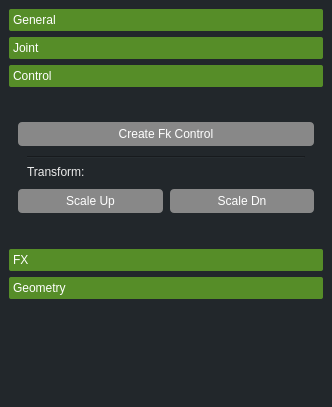
<?xml version="1.0" encoding="UTF-8"?>
<ui version="4.0">
 <class>ToolKit</class>
 <widget class="QDialog" name="ToolKit">
  <property name="geometry">
   <rect>
    <x>0</x>
    <y>0</y>
    <width>332</width>
    <height>407</height>
   </rect>
  </property>
  <property name="sizePolicy">
   <sizepolicy hsizetype="Preferred" vsizetype="Preferred">
    <horstretch>0</horstretch>
    <verstretch>0</verstretch>
   </sizepolicy>
  </property>
  <property name="windowTitle">
   <string>ToolKit</string>
  </property>
  <property name="styleSheet">
   <string notr="true">
QWidget{
    color: rgb(201, 202, 204);
	background-color: rgb(34, 39, 43);
	selection-background-color: rgb(1, 79, 131);
	color: rgb(235, 235, 235);
}

QListWidget::item:selected
{
   color: rgb(235, 235, 235);
   background-color: rgb(61, 120, 200);
}

QPushButton { 
	border:0px;
}

QPushButton:hover {background-color: rgb(55, 90, 126); }

QPushButton:pressed{ 
	 border: 0px solid green;
}

QToolTip { 
	background-color: rgb(52, 52, 52);
	color: rgb(241, 241, 241);
	border: black solid 1px;
}</string>
  </property>
  <layout class="QVBoxLayout" name="verticalLayout">
   <property name="leftMargin">
    <number>0</number>
   </property>
   <property name="topMargin">
    <number>0</number>
   </property>
   <property name="rightMargin">
    <number>0</number>
   </property>
   <property name="bottomMargin">
    <number>0</number>
   </property>
   <item>
    <widget class="QWidget" name="widget" native="true">
     <property name="sizePolicy">
      <sizepolicy hsizetype="Preferred" vsizetype="Preferred">
       <horstretch>0</horstretch>
       <verstretch>0</verstretch>
      </sizepolicy>
     </property>
     <layout class="QVBoxLayout" name="verticalLayout_2">
      <item alignment="Qt::AlignTop">
       <widget class="QToolBox" name="toolBox">
        <property name="sizePolicy">
         <sizepolicy hsizetype="Preferred" vsizetype="Preferred">
          <horstretch>0</horstretch>
          <verstretch>20</verstretch>
         </sizepolicy>
        </property>
        <property name="minimumSize">
         <size>
          <width>0</width>
          <height>290</height>
         </size>
        </property>
        <property name="styleSheet">
         <string notr="true">QToolBox::tab{
	background-color:rgb(86,141,40);
	border-radius: 2px;
	color:rgb(255,255,255);
	font:75 12pt &quot;MS Shell Dlg 2&quot;;
}

QToolBox::tab: selected{
	background-color:rgb(220,252,190);
	color:rgb(86,141,40);
	font: 75 12pt &quot;MS Shell Dlg 2&quot;;
}


</string>
        </property>
        <property name="currentIndex">
         <number>2</number>
        </property>
        <widget class="QWidget" name="pgGeneral">
         <property name="geometry">
          <rect>
           <x>0</x>
           <y>0</y>
           <width>314</width>
           <height>155</height>
          </rect>
         </property>
         <property name="sizePolicy">
          <sizepolicy hsizetype="Expanding" vsizetype="Fixed">
           <horstretch>0</horstretch>
           <verstretch>20</verstretch>
          </sizepolicy>
         </property>
         <property name="minimumSize">
          <size>
           <width>0</width>
           <height>150</height>
          </size>
         </property>
         <property name="sizeIncrement">
          <size>
           <width>0</width>
           <height>0</height>
          </size>
         </property>
         <property name="styleSheet">
          <string notr="true">/*-----QPushButton-----*/
QPushButton
{
	background-color: rgb(136, 136, 136);
	color:#fff;
	min-width: 80px;
	border-radius: 4px;
	padding: 5px;

}


QPushButton::flat
{
	background-color: #148,149,151;
	border: none;
	color: #000;

}


QPushButton::disabled
{
	background-color: #606060;
	color: #959595;
	border-color: #051a39;

}


QPushButton::hover
{
	background-color: #148,149,151;
	border: 1px solid #46a2da;

}


QPushButton::pressed
{
	background-color: #2385b4;
	border: 1px solid #46a2da;

}


QPushButton::checked
{
	background-color: #bd5355;
	border: 1px solid #bd5355;
}</string>
         </property>
         <attribute name="label">
          <string>General</string>
         </attribute>
         <layout class="QVBoxLayout" name="verticalLayout_3">
          <item alignment="Qt::AlignTop">
           <widget class="QWidget" name="widget_2" native="true">
            <property name="sizePolicy">
             <sizepolicy hsizetype="Expanding" vsizetype="Maximum">
              <horstretch>0</horstretch>
              <verstretch>0</verstretch>
             </sizepolicy>
            </property>
            <property name="minimumSize">
             <size>
              <width>228</width>
              <height>0</height>
             </size>
            </property>
            <layout class="QVBoxLayout" name="verticalLayout_4">
             <property name="spacing">
              <number>6</number>
             </property>
             <property name="leftMargin">
              <number>0</number>
             </property>
             <property name="topMargin">
              <number>0</number>
             </property>
             <property name="rightMargin">
              <number>0</number>
             </property>
             <property name="bottomMargin">
              <number>0</number>
             </property>
             <item>
              <widget class="QPushButton" name="btnSnap">
               <property name="sizePolicy">
                <sizepolicy hsizetype="Minimum" vsizetype="Fixed">
                 <horstretch>0</horstretch>
                 <verstretch>0</verstretch>
                </sizepolicy>
               </property>
               <property name="text">
                <string>Snap</string>
               </property>
              </widget>
             </item>
             <item>
              <widget class="QPushButton" name="btnOffsetGrp">
               <property name="text">
                <string>Offset Group</string>
               </property>
              </widget>
             </item>
            </layout>
           </widget>
          </item>
          <item alignment="Qt::AlignTop">
           <widget class="QFrame" name="frame">
            <property name="sizePolicy">
             <sizepolicy hsizetype="Expanding" vsizetype="Maximum">
              <horstretch>0</horstretch>
              <verstretch>0</verstretch>
             </sizepolicy>
            </property>
            <property name="frameShape">
             <enum>QFrame::StyledPanel</enum>
            </property>
            <property name="frameShadow">
             <enum>QFrame::Raised</enum>
            </property>
            <layout class="QHBoxLayout" name="horizontalLayout">
             <property name="leftMargin">
              <number>0</number>
             </property>
             <property name="topMargin">
              <number>0</number>
             </property>
             <property name="rightMargin">
              <number>0</number>
             </property>
             <property name="bottomMargin">
              <number>0</number>
             </property>
             <item>
              <widget class="QPushButton" name="btnLockHide">
               <property name="minimumSize">
                <size>
                 <width>90</width>
                 <height>0</height>
                </size>
               </property>
               <property name="text">
                <string>Lock/Hide All</string>
               </property>
              </widget>
             </item>
             <item>
              <widget class="QPushButton" name="btnUnlockAll">
               <property name="minimumSize">
                <size>
                 <width>90</width>
                 <height>0</height>
                </size>
               </property>
               <property name="text">
                <string>Unlock All</string>
               </property>
              </widget>
             </item>
            </layout>
           </widget>
          </item>
          <item>
           <widget class="Line" name="line_2">
            <property name="sizePolicy">
             <sizepolicy hsizetype="Preferred" vsizetype="Fixed">
              <horstretch>0</horstretch>
              <verstretch>0</verstretch>
             </sizepolicy>
            </property>
            <property name="orientation">
             <enum>Qt::Horizontal</enum>
            </property>
           </widget>
          </item>
          <item>
           <widget class="QLabel" name="label">
            <property name="sizePolicy">
             <sizepolicy hsizetype="Preferred" vsizetype="Fixed">
              <horstretch>0</horstretch>
              <verstretch>0</verstretch>
             </sizepolicy>
            </property>
            <property name="text">
             <string>Connect:</string>
            </property>
           </widget>
          </item>
          <item>
           <widget class="QWidget" name="widget_3" native="true">
            <property name="sizePolicy">
             <sizepolicy hsizetype="Expanding" vsizetype="Maximum">
              <horstretch>0</horstretch>
              <verstretch>0</verstretch>
             </sizepolicy>
            </property>
            <layout class="QHBoxLayout" name="horizontalLayout_2">
             <property name="leftMargin">
              <number>0</number>
             </property>
             <property name="topMargin">
              <number>0</number>
             </property>
             <property name="rightMargin">
              <number>0</number>
             </property>
             <property name="bottomMargin">
              <number>0</number>
             </property>
             <item>
              <widget class="QPushButton" name="btnTranslate">
               <property name="minimumSize">
                <size>
                 <width>90</width>
                 <height>0</height>
                </size>
               </property>
               <property name="text">
                <string>Translate</string>
               </property>
              </widget>
             </item>
             <item>
              <widget class="QPushButton" name="btnRotate">
               <property name="minimumSize">
                <size>
                 <width>90</width>
                 <height>0</height>
                </size>
               </property>
               <property name="text">
                <string>Rotate</string>
               </property>
              </widget>
             </item>
             <item>
              <widget class="QPushButton" name="btnScale">
               <property name="minimumSize">
                <size>
                 <width>90</width>
                 <height>0</height>
                </size>
               </property>
               <property name="text">
                <string>Scale</string>
               </property>
              </widget>
             </item>
            </layout>
           </widget>
          </item>
         </layout>
        </widget>
        <widget class="QWidget" name="pgJoint">
         <property name="geometry">
          <rect>
           <x>0</x>
           <y>0</y>
           <width>314</width>
           <height>132</height>
          </rect>
         </property>
         <property name="sizePolicy">
          <sizepolicy hsizetype="Expanding" vsizetype="Fixed">
           <horstretch>0</horstretch>
           <verstretch>0</verstretch>
          </sizepolicy>
         </property>
         <property name="minimumSize">
          <size>
           <width>0</width>
           <height>125</height>
          </size>
         </property>
         <property name="styleSheet">
          <string notr="true">/*-----QPushButton-----*/
QPushButton
{
	background-color: rgb(136, 136, 136);
	color:#fff;
	min-width: 80px;
	border-radius: 4px;
	padding: 5px;

}


QPushButton::flat
{
	background-color: #148,149,151;
	border: none;
	color: #000;

}


QPushButton::disabled
{
	background-color: #606060;
	color: #959595;
	border-color: #051a39;

}


QPushButton::hover
{
	background-color: #148,149,151;
	border: 1px solid #46a2da;

}


QPushButton::pressed
{
	background-color: #2385b4;
	border: 1px solid #46a2da;

}


QPushButton::checked
{
	background-color: #bd5355;
	border: 1px solid #bd5355;
}</string>
         </property>
         <attribute name="label">
          <string>Joint</string>
         </attribute>
         <layout class="QHBoxLayout" name="horizontalLayout_3">
          <property name="spacing">
           <number>6</number>
          </property>
          <item>
           <layout class="QVBoxLayout" name="verticalLayout_6" stretch="0,0,0,0">
            <property name="spacing">
             <number>6</number>
            </property>
            <property name="topMargin">
             <number>0</number>
            </property>
            <property name="bottomMargin">
             <number>0</number>
            </property>
            <item alignment="Qt::AlignTop">
             <widget class="QPushButton" name="btnAverageJnt">
              <property name="sizePolicy">
               <sizepolicy hsizetype="Minimum" vsizetype="Fixed">
                <horstretch>0</horstretch>
                <verstretch>0</verstretch>
               </sizepolicy>
              </property>
              <property name="text">
               <string>Average Joint</string>
              </property>
             </widget>
            </item>
            <item alignment="Qt::AlignTop">
             <widget class="QPushButton" name="btnSelJoint">
              <property name="sizePolicy">
               <sizepolicy hsizetype="Minimum" vsizetype="Fixed">
                <horstretch>0</horstretch>
                <verstretch>0</verstretch>
               </sizepolicy>
              </property>
              <property name="text">
               <string>Selection to Joints</string>
              </property>
             </widget>
            </item>
            <item>
             <widget class="Line" name="line">
              <property name="orientation">
               <enum>Qt::Horizontal</enum>
              </property>
             </widget>
            </item>
            <item>
             <layout class="QVBoxLayout" name="verticalLayout_5">
              <property name="spacing">
               <number>5</number>
              </property>
              <item>
               <widget class="QLabel" name="label_2">
                <property name="sizePolicy">
                 <sizepolicy hsizetype="Preferred" vsizetype="Maximum">
                  <horstretch>0</horstretch>
                  <verstretch>0</verstretch>
                 </sizepolicy>
                </property>
                <property name="minimumSize">
                 <size>
                  <width>0</width>
                  <height>0</height>
                 </size>
                </property>
                <property name="text">
                 <string>Axis Visibility:</string>
                </property>
               </widget>
              </item>
              <item>
               <layout class="QHBoxLayout" name="horizontalLayout_4">
                <item>
                 <widget class="QPushButton" name="pushButton_3">
                  <property name="minimumSize">
                   <size>
                    <width>90</width>
                    <height>0</height>
                   </size>
                  </property>
                  <property name="text">
                   <string>Show/Hide Selection</string>
                  </property>
                 </widget>
                </item>
                <item>
                 <widget class="QPushButton" name="pushButton_2">
                  <property name="minimumSize">
                   <size>
                    <width>90</width>
                    <height>0</height>
                   </size>
                  </property>
                  <property name="text">
                   <string>Show/Hide All</string>
                  </property>
                 </widget>
                </item>
               </layout>
              </item>
             </layout>
            </item>
           </layout>
          </item>
         </layout>
        </widget>
        <widget class="QWidget" name="pgControl">
         <property name="geometry">
          <rect>
           <x>0</x>
           <y>0</y>
           <width>314</width>
           <height>155</height>
          </rect>
         </property>
         <property name="styleSheet">
          <string notr="true">/*-----QPushButton-----*/
QPushButton
{
	background-color: rgb(136, 136, 136);
	color:#fff;
	min-width: 80px;
	border-radius: 4px;
	padding: 5px;

}


QPushButton::flat
{
	background-color: #148,149,151;
	border: none;
	color: #000;

}


QPushButton::disabled
{
	background-color: #606060;
	color: #959595;
	border-color: #051a39;

}


QPushButton::hover
{
	background-color: #148,149,151;
	border: 1px solid #46a2da;

}


QPushButton::pressed
{
	background-color: #2385b4;
	border: 1px solid #46a2da;

}


QPushButton::checked
{
	background-color: #bd5355;
	border: 1px solid #bd5355;
}</string>
         </property>
         <attribute name="label">
          <string>Control</string>
         </attribute>
         <layout class="QVBoxLayout" name="verticalLayout_14">
          <item>
           <layout class="QVBoxLayout" name="verticalLayout_13">
            <property name="spacing">
             <number>1</number>
            </property>
            <item>
             <widget class="QPushButton" name="btnCreatCtrl">
              <property name="text">
               <string>Create Fk Control</string>
              </property>
             </widget>
            </item>
            <item>
             <widget class="QWidget" name="widget_4" native="true">
              <property name="sizePolicy">
               <sizepolicy hsizetype="Preferred" vsizetype="Fixed">
                <horstretch>0</horstretch>
                <verstretch>0</verstretch>
               </sizepolicy>
              </property>
              <property name="minimumSize">
               <size>
                <width>0</width>
                <height>25</height>
               </size>
              </property>
              <layout class="QVBoxLayout" name="verticalLayout_16">
               <item>
                <widget class="Line" name="line_3">
                 <property name="orientation">
                  <enum>Qt::Horizontal</enum>
                 </property>
                </widget>
               </item>
               <item>
                <widget class="QLabel" name="label_4">
                 <property name="text">
                  <string>Transform:</string>
                 </property>
                </widget>
               </item>
              </layout>
             </widget>
            </item>
            <item>
             <layout class="QHBoxLayout" name="horizontalLayout_8">
              <property name="spacing">
               <number>7</number>
              </property>
              <item>
               <widget class="QPushButton" name="btnScaleUp">
                <property name="text">
                 <string>Scale Up</string>
                </property>
               </widget>
              </item>
              <item>
               <widget class="QPushButton" name="btnScaleDn">
                <property name="text">
                 <string>Scale Dn</string>
                </property>
               </widget>
              </item>
             </layout>
            </item>
           </layout>
          </item>
         </layout>
        </widget>
        <widget class="QWidget" name="pgFX">
         <property name="sizePolicy">
          <sizepolicy hsizetype="Expanding" vsizetype="Minimum">
           <horstretch>0</horstretch>
           <verstretch>0</verstretch>
          </sizepolicy>
         </property>
         <property name="minimumSize">
          <size>
           <width>0</width>
           <height>100</height>
          </size>
         </property>
         <property name="styleSheet">
          <string notr="true">/*-----QPushButton-----*/
QPushButton
{
	background-color: rgb(136, 136, 136);
	color:#fff;
	min-width: 80px;
	border-radius: 4px;
	padding: 5px;

}


QPushButton::flat
{
	background-color: #148,149,151;
	border: none;
	color: #000;

}


QPushButton::disabled
{
	background-color: #606060;
	color: #959595;
	border-color: #051a39;

}


QPushButton::hover
{
	background-color: #148,149,151;
	border: 1px solid #46a2da;

}


QPushButton::pressed
{
	background-color: #2385b4;
	border: 1px solid #46a2da;

}


QPushButton::checked
{
	background-color: #bd5355;
	border: 1px solid #bd5355;
}</string>
         </property>
         <attribute name="label">
          <string>FX</string>
         </attribute>
         <layout class="QVBoxLayout" name="verticalLayout_10">
          <item>
           <layout class="QVBoxLayout" name="verticalLayout_9">
            <item>
             <layout class="QHBoxLayout" name="horizontalLayout_5">
              <item alignment="Qt::AlignTop">
               <widget class="QLabel" name="label_3">
                <property name="sizePolicy">
                 <sizepolicy hsizetype="Preferred" vsizetype="Maximum">
                  <horstretch>0</horstretch>
                  <verstretch>0</verstretch>
                 </sizepolicy>
                </property>
                <property name="text">
                 <string>Follicle Visibility:</string>
                </property>
               </widget>
              </item>
             </layout>
            </item>
            <item>
             <layout class="QHBoxLayout" name="horizontalLayout_6">
              <item alignment="Qt::AlignTop">
               <widget class="QPushButton" name="pushButton_8">
                <property name="sizePolicy">
                 <sizepolicy hsizetype="Minimum" vsizetype="Minimum">
                  <horstretch>0</horstretch>
                  <verstretch>0</verstretch>
                 </sizepolicy>
                </property>
                <property name="text">
                 <string>Show/Hide Selection</string>
                </property>
               </widget>
              </item>
              <item alignment="Qt::AlignTop">
               <widget class="QPushButton" name="pushButton_7">
                <property name="sizePolicy">
                 <sizepolicy hsizetype="Minimum" vsizetype="Minimum">
                  <horstretch>0</horstretch>
                  <verstretch>0</verstretch>
                 </sizepolicy>
                </property>
                <property name="text">
                 <string>Show/Hide All</string>
                </property>
               </widget>
              </item>
             </layout>
            </item>
           </layout>
          </item>
         </layout>
        </widget>
        <widget class="QWidget" name="pgGeometry">
         <property name="geometry">
          <rect>
           <x>0</x>
           <y>0</y>
           <width>314</width>
           <height>155</height>
          </rect>
         </property>
         <property name="styleSheet">
          <string notr="true">/*-----QPushButton-----*/
QPushButton
{
	background-color: rgb(136, 136, 136);
	color:#fff;
	min-width: 80px;
	border-radius: 4px;
	padding: 5px;

}


QPushButton::flat
{
	background-color: #148,149,151;
	border: none;
	color: #000;

}


QPushButton::disabled
{
	background-color: #606060;
	color: #959595;
	border-color: #051a39;

}


QPushButton::hover
{
	background-color: #148,149,151;
	border: 1px solid #46a2da;

}


QPushButton::pressed
{
	background-color: #2385b4;
	border: 1px solid #46a2da;

}


QPushButton::checked
{
	background-color: #bd5355;
	border: 1px solid #bd5355;
}</string>
         </property>
         <attribute name="label">
          <string>Geometry</string>
         </attribute>
         <layout class="QVBoxLayout" name="verticalLayout_8">
          <item>
           <layout class="QVBoxLayout" name="verticalLayout_7">
            <property name="spacing">
             <number>0</number>
            </property>
            <item alignment="Qt::AlignTop">
             <widget class="QPushButton" name="btnTransferSkin">
              <property name="text">
               <string>Transfer Skin</string>
              </property>
             </widget>
            </item>
            <item alignment="Qt::AlignTop">
             <widget class="QPushButton" name="btnZeroTransforms">
              <property name="text">
               <string>Zero Transformation</string>
              </property>
             </widget>
            </item>
            <item alignment="Qt::AlignTop">
             <widget class="QPushButton" name="btnAbSymMesh">
              <property name="text">
               <string>abSymmetryMesh</string>
              </property>
             </widget>
            </item>
            <item alignment="Qt::AlignTop">
             <widget class="QPushButton" name="btnDoraSkin">
              <property name="text">
               <string>Dora Skin</string>
              </property>
             </widget>
            </item>
           </layout>
          </item>
         </layout>
        </widget>
       </widget>
      </item>
     </layout>
    </widget>
   </item>
  </layout>
 </widget>
 <resources/>
 <connections/>
</ui>
